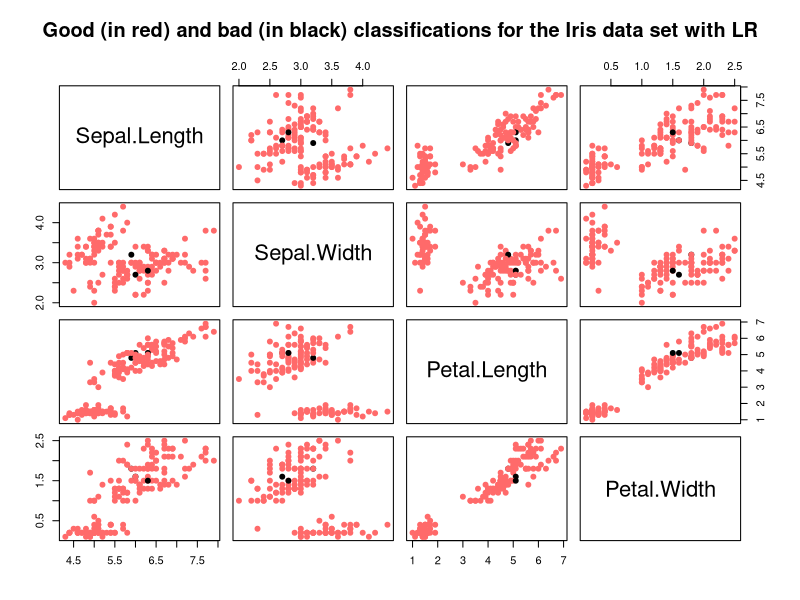
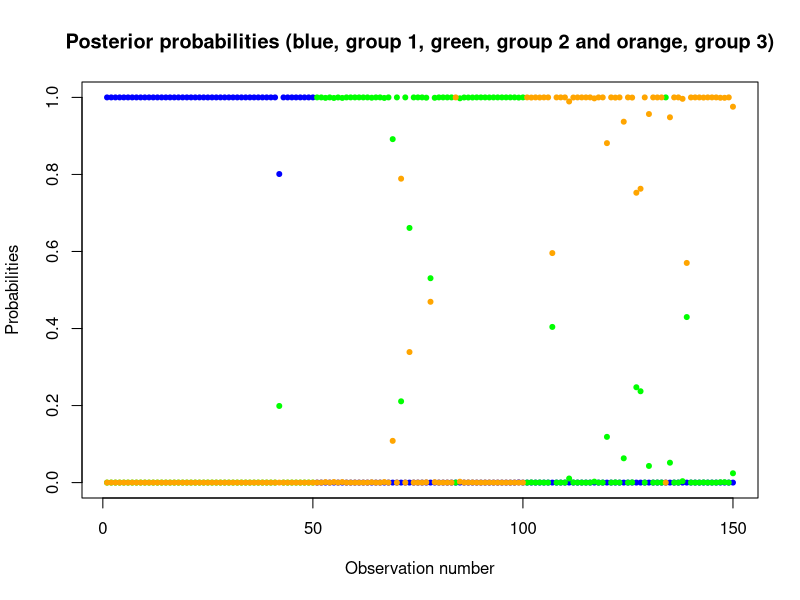

Here is the R script that generated these plots, in order:

##################################################################################################################
##################################################################################################################
# Regresión logística LR
##################################################################################################################
##################################################################################################################
##################################################################################################################
# Cargar librería MASS
##################################################################################################################

library(MASS)
library(nnet)

set.seed(1000)
##################################################################################################################
# Cargar los datos Iris
##################################################################################################################

Z <- as.data.frame(iris)
Z

##################################################################################################################
# Definir la matriz de datos y la variable respuesta con las clasificaciones 
##################################################################################################################

X <- Z[,1:4]
X

y <- Z[,5]
y

##################################################################################################################
# Definir como n y p el número de flores y el número de variables
##################################################################################################################

n <- nrow(X)
n
p <- ncol(X)
p

# Cargar la librería nnet

# Definir un vector para incluir las clasificaciones de cada observación usando leave-one-out cross-validation

lr.iris.class <- matrix(0,nrow=n,ncol=1)
lr.iris.probs <- matrix(0,nrow=n,ncol=3)

# Hacer la validación cruzada

for (i in 1:n){
  print(i)
  lr.iris <- multinom(y[-i] ~ .,data=X[-i,])
  lr.iris.probs[i,] <- predict(lr.iris,newdata=X[i,],type="probs")
  lr.iris.class[i] <- levels(y)[predict(lr.iris,newdata=X[i,])]
}

# Veamos las clasificaciones

lr.iris.class

# Tabla de contingencia

table.lr <- table(y,lr.iris.class)
table.lr

# Proporción de errores

mis.lr <- n - sum(y==lr.iris.class)
mis.lr/n

# Buenas clasificaciones en rojo, malas en negro

col.lr.iris <- c("black","indianred1")[1*(y==lr.iris.class)+1]
pairs(X,main="Good (in red) and bad (in black) classifications for the Iris data set with LR",pch=19,col=col.lr.iris)

# lr.iris.probs probabilidades de pertenencia a los grupos

lr.iris.probs

# Gráfico de probabilidades

plot(1:n,lr.iris.probs[,1],main="Posterior probabilities (blue, group 1, green, group 2 and orange, group 3)",pch=20,col="blue",
     xlab="Observation number",ylab="Probabilities")
points(1:n,lr.iris.probs[,2],pch=20,col="green")
points(1:n,lr.iris.probs[,3],pch=20,col="orange")
